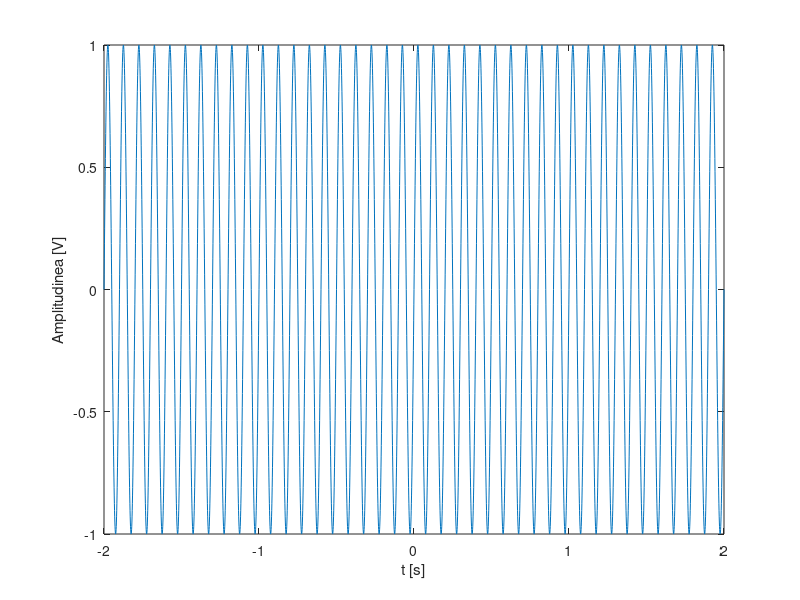
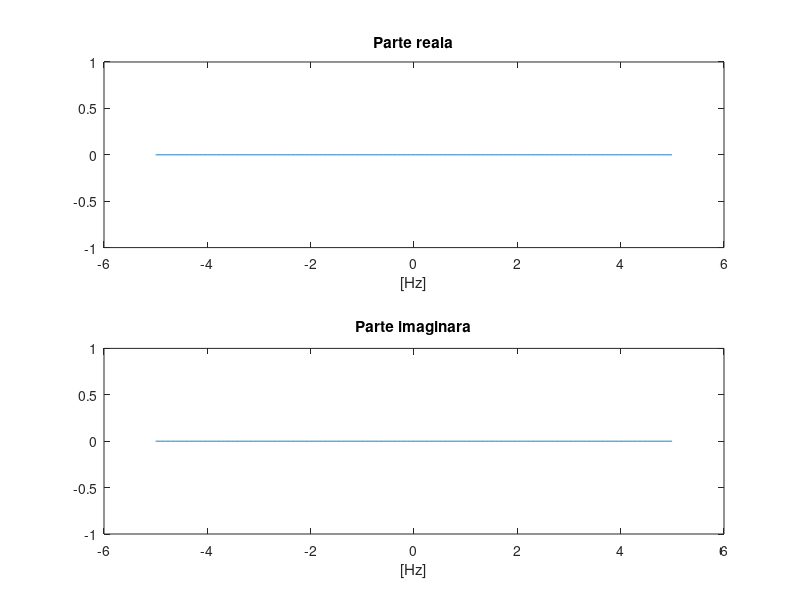
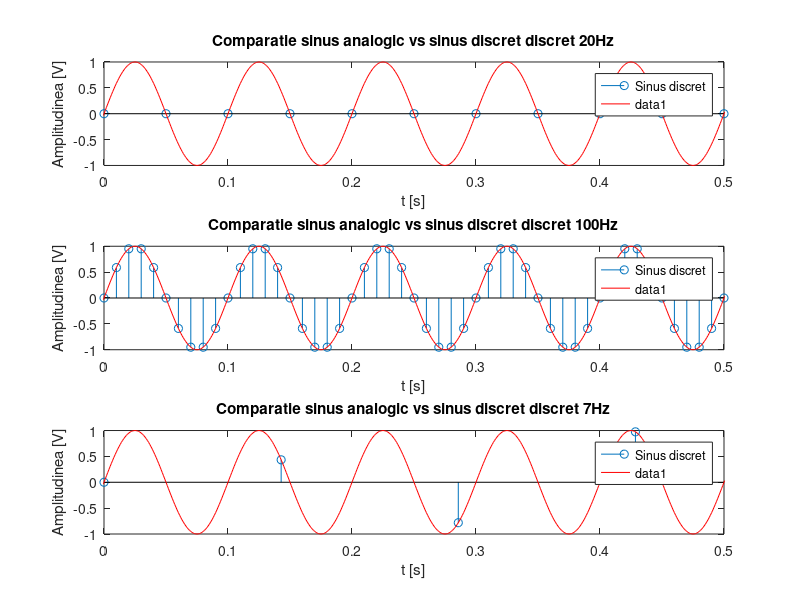
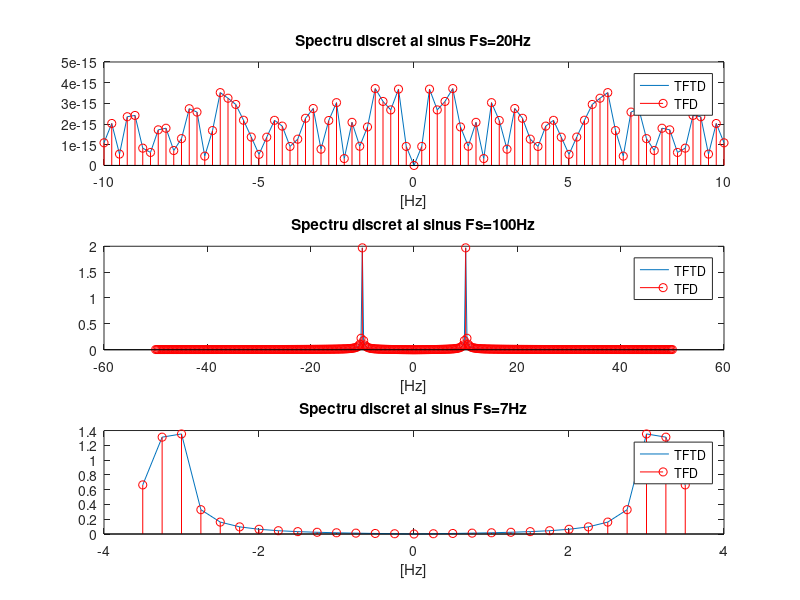

MATLAB code to generate these figures, in order:
%Dupa compararea celor 3 spectre obtinute pentru sinusul cu frecventa de
%10hz si esantionat in cele trei cazuri cu 20hz 100hz si respectiv de 7hz 
%se poate observa ca semnalele esantionate cu 20hz si 7hz nu pot fi 
%reconstruite ca in cazul celui de frecventa 100hz deoarece conform
%teoremei Nyquist-Shannon un semnal poate fi reconstruit fara a se pierde
%informatie daca frecventa de esantionare este cel putin egala cu dublul 
%frecventei maxime din spectul semnalului analogic. Frecventa sinusului
%fiind de 10Hz inseamna ca frecventa limita de esantionare ar fi 20Hz in
%cazul careia sinusul este reconstruit ca o dreapta, in cazul esantionarii
%cu 7Hz are loc o subesantionare iar la 100Hz este indeplinita teorema lui
%Shannon semnalul fiind reconstruit ca o sinusoida.
%banda unui semnal cu suport finit(poarta) este reprezentata printr-un
%spectru continuu in timp ce banda unui semnal cu suport infinit(sinus)
%este reprezentata printr-un spectru discret
clear
close
clc

pas = 1/1000;
limita=2;
t=-limita:pas:limita;

fsin=10;

x = sin(2*pi*fsin*t);
figure(1)
plot(t,x)
xlabel('t [s]')
ylabel('Amplitudinea [V]')

k=10;
omega = -k*pi/1:1/10:k*pi/1;
X=zeros(1,length(omega));
for i=1:length(omega)
 X(i) = quad(@(t)sin(2*pi*fsin*t).*exp(-1i*omega(i)*t),-10,10);
 re = real(X(i));
 im = imag(X(i));
 if abs(re)<10^-10
 re = 0;
 end
 if abs(im)<10^-10
 im = 0;
 end
 X(i) = re+1i*im;
end

figure(2);
subplot(2,1,1);
plot(omega/(2*pi),abs(X)), title('Parte reala');
xlabel('[Hz]');

subplot(2,1,2);
plot(omega/(2*pi),angle(X)), title('Parte imaginara');
xlabel('[Hz]');



%%% esantionare semnale sin
T=[1/20,1/100,1/7];
for i=1:1:length(T)
 figure(3)
 N=limita/T(i);
 for n=-N:N
  xd(n+N+1)=sin(2*pi*fsin*n*T(i));
 end
 %x reprezeninta varianta discreta a semnalului de tip sin
 %obtinut prin esantionare
 X=fft(xd);
 n=-N:N;
 subplot(length(T),1,i) 
 stem(n*T(i),xd)
 hold on
 legend('Sinus discret', 'Sinus analogic')
 title(['Comparatie sinus analogic vs sinus discret discret ',num2str(1/T(i)),'Hz'])
 plot(t,x,'r-')
 xlabel('t [s]')
 ylabel('Amplitudinea [V]')
 xlim([0 0.5])
 xd=[]; %golesc vectorul de valorile de la punctul tocmai executat
 
 figure(4)
 freq=n/(N*2*T(i));
 subplot(length(T),1,i) 
 plot(freq,2*fftshift(abs(X)/N))
 hold on
 stem(freq,2*fftshift(abs(X)/N),'r')
 xlabel('[Hz]')
 title(['Spectru discret al sinus Fs=',num2str(1/T(i)),'Hz'])
 legend('TFTD', 'TFD')
end